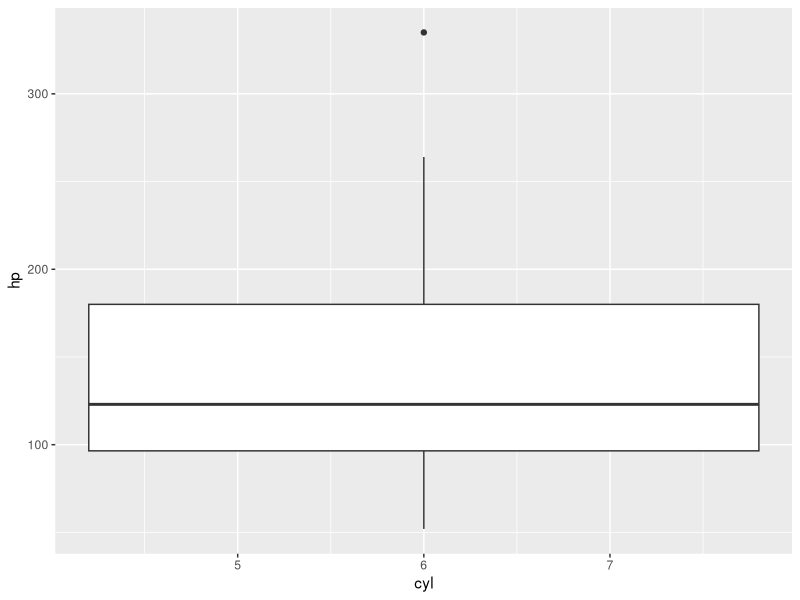
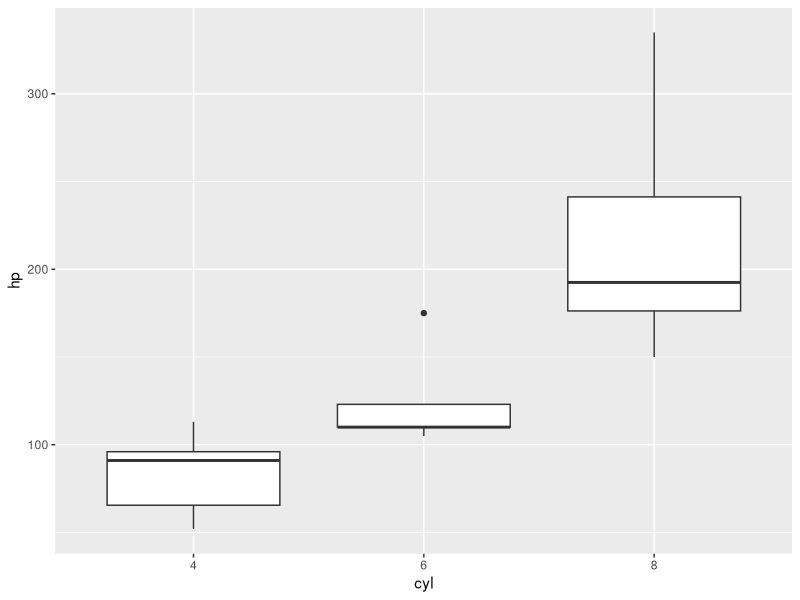
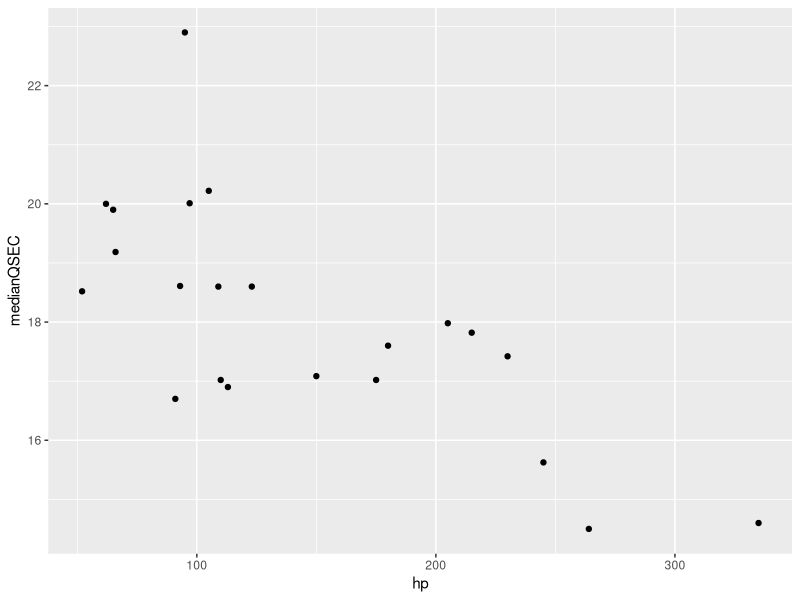
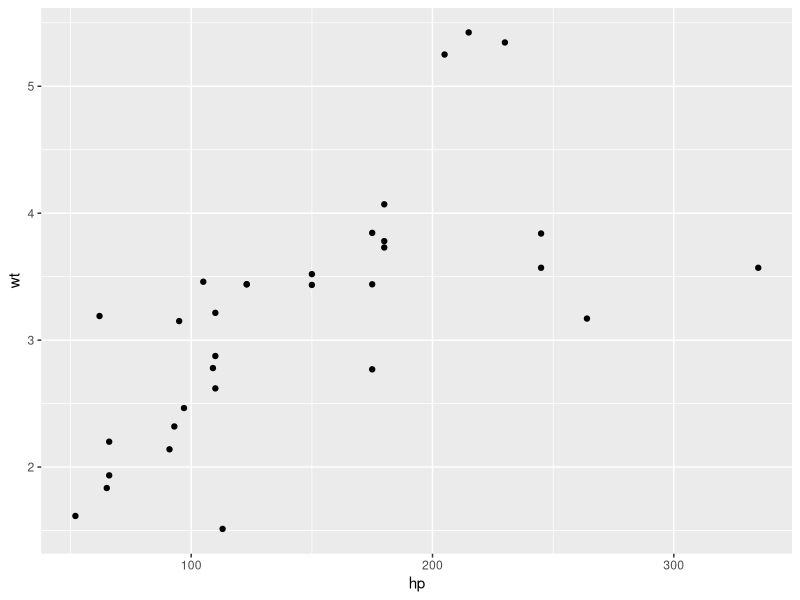
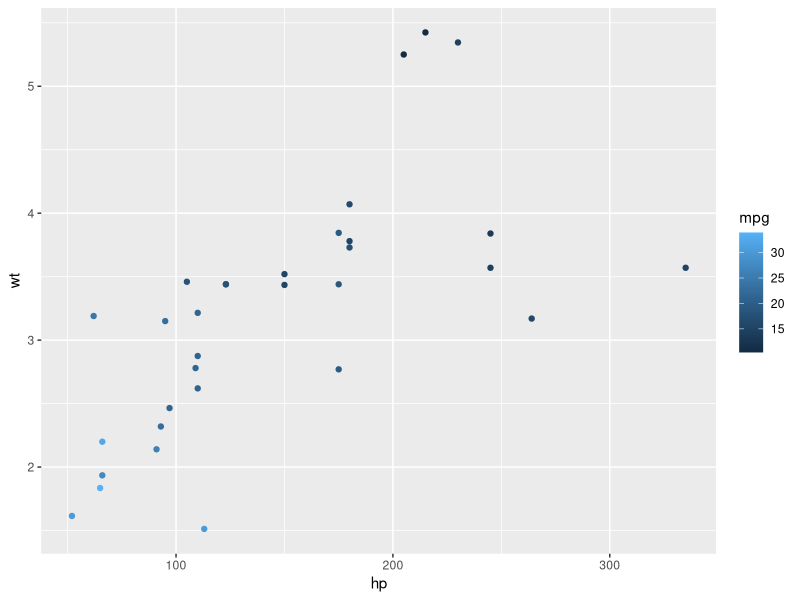
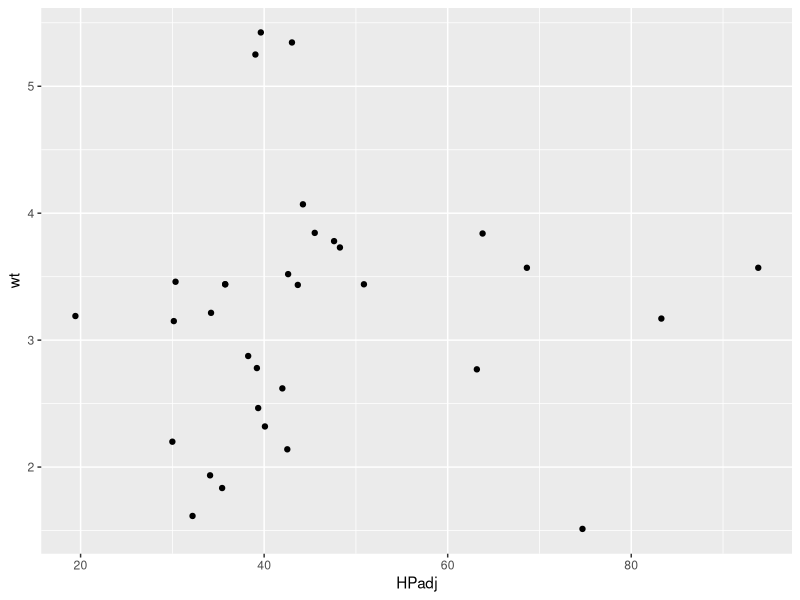
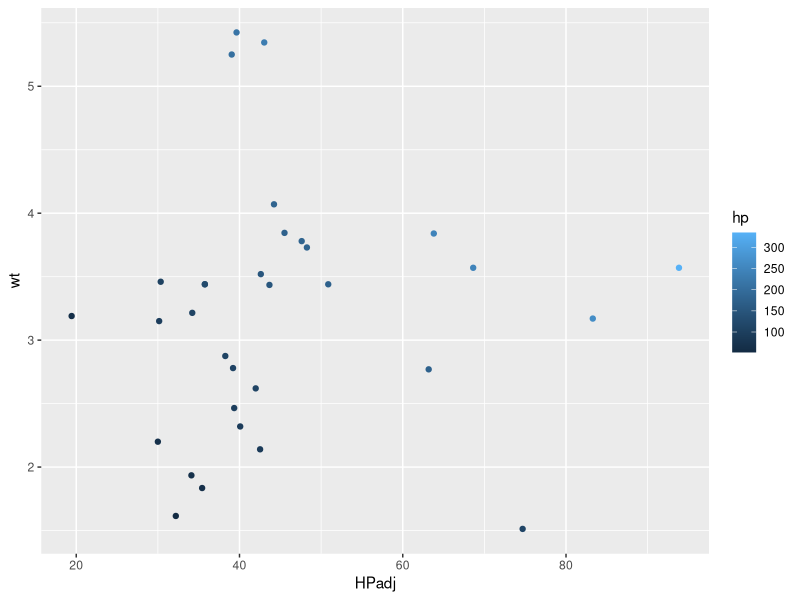
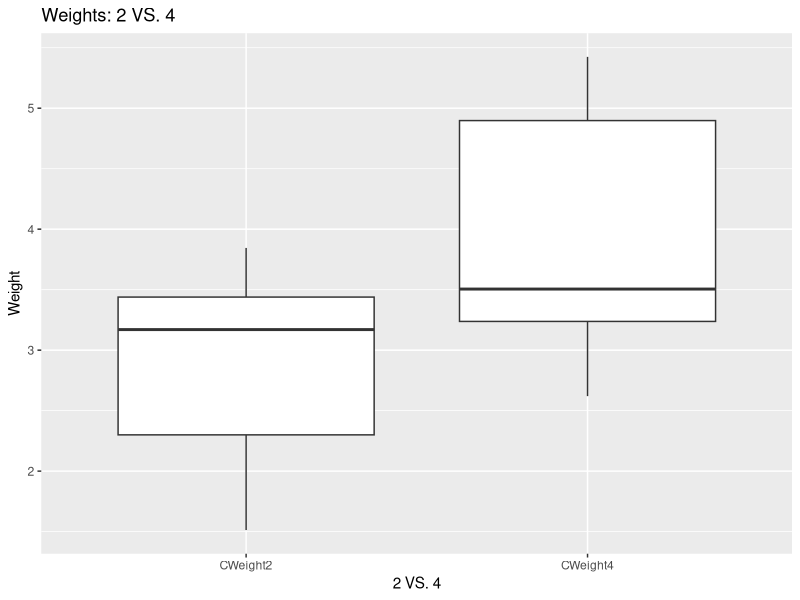

Recreate these plots in R, in order.
#Statistical Programming in R
#Final Project Example

#Every time you see a hashtag (number sign # like this), this is called commenting.
#We want to comment every time we are explaining what we are doing, ideas included, 
#or even code that you might/might now use.

#Okay, let's get started.

#Import/Loading in Libraries (first step by the way)
library("ggplot2")
library("dplyr")

###Normally, the next step would be to import a data set. There are a number of ways you can do that. 
#The first way, Under the environment tab, you can import data set From Text(base or readr). 
#The second way is by going to the File, Import Dataset, From Text (base or readr), browse, 
#pick your .csv or .xlsx data set file, and hit ok. Check headings to yes ALWAYS.
#The third way is to simply code it in here like this (without the hash tag of course):
#earthquakes <- read.csv("~/R Files/earthquakes.csv")
#Then, you can view your data like this: View(earthquakes)
#But today, we are using a built-in data set from R Studio itself, so we won't be importing any datasets.
#To see a list of preloaded data, simply code:
data()
# When you run it, you will see a list of data sets.

#Let's use mtcars built-in data set
#Let's view our data set
View(mtcars)
#To further explore your built-in data set, you code the following to see what each variable means, 
#the description of the data frame along with the format (numeric in this case).
?mtcars
#You will see in the bottom right all of that information.

#Create a boxplot of the cylinder and horsepower
ggplot(mtcars, aes(x= cyl, y= hp)) + geom_boxplot()
#the boxplot displays different cylinders by horsepower.

#a WARNING message shows up! It's just a warning. (see below to correct it)
#In this case we are going to change cyl into a factor (it was numeric) per the warning.
mtcars$cyl <- as.factor(mtcars$cyl) 

#Okay, let's try the plot again using that same plot above!
ggplot(mtcars, aes(x= cyl, y= hp)) + geom_boxplot()
#What a difference! We see cylinders 4, 6, and 8 by horsepower 100-300.
#We immediately see that 4 cylinders is the lowest in horsepower, while 8 cylinders has the highest, and 6 is median.

#2. Find the median horsepower over all the qsec. Plot this median value. What can you say about the median qsec by horsepower?
medianHP <- mtcars %>% select(hp, qsec) %>% group_by(hp) %>% summarise(medianQSEC = median(qsec))
View(medianHP)
ggplot(medianHP, aes(x=hp, y=medianQSEC)) + geom_point()
#We can observe that the lower the horsepower, the longer it takes to drive a quarter of a mile.

#3. Create a scatter plot of horsepower vs car weight. 
#Is the horsepower and the car weight positively correlated, negatively correlated, or uncorrelated? 
#Explain why your answer would be expected.
ggplot(mtcars, aes(x=hp, y=wt)) + geom_point()
# We can see that horsepower and weight are positively correlated. As the hp increases, so does the weight.
# This is expected, as higher weight cars would require more horsepower to drive.

#5.Change your scatter plot to show the points for each horsepower in a different color. 
# Does the relationship between the horsepower and weight change by fuel efficiency?
ggplot(mtcars, aes(x=hp, y=wt, color = mpg)) + geom_point()

#6. Do a linear regression for these two variables. How much variability does the line explain?
carslm <- lm(wt ~ hp, mtcars)
summary(carslm)
# Estimate for hp: For each unit increase in horsepower, the weight will increase by 0.009 units.
# Pr(>|t|) column shows the significance. The p-value is less than 0.05, so this correlation is significant.
# Adjusted R-squared: 0.4151, so horsepower explains 41.5% of weight. 
# The adjusted R-squared value also has a p-value <0.05, so this is also significant.

#7. Let's adjust the horsepower by the weight by dividing the horsepower variable by the weight variable. 
#Create an adjusted horsepower weight for each row, then repeat Part 3 using this adjusted horsepower.
mtcars2 <- mtcars %>% mutate(HPadj = hp / wt)
ggplot(mtcars2, aes(x=HPadj, y=wt)) + geom_point()
ggplot(mtcars2, aes(x=HPadj, y=wt, color = hp)) + geom_point()
carslm2 <- lm(wt ~ HPadj, mtcars2)
summary(carslm2)


#8.Create a data frame with 2 carburetors. Create a second data frame with just with 4 carburetors. 
#Then, from each of these data frames, get a vector of the number of carburetors per weight. 
#Use a paired t-test to see if the weight of 2 carburetors are significantly different than the weight of 4 carburetors.
Carb2 <- mtcars %>% filter(carb == 2)
Carb4 <- mtcars %>% filter(carb == 4)

CWeight2 <- Carb2$wt
CWeight4 <- Carb4$wt

# TWO SAMPLES
# H0 = mean 1 == mean 2
# H1 = mean 1 != mean 2

t.obj <- t.test(CWeight2, CWeight4, paired=TRUE)
t.obj
#The p-value is less than 0.05, which means it is significance between the weight of cars with 2 and 4 carburetors!

library(reshape2)

weights <- data.frame(CWeight2 = CWeight2, CWeight4 = CWeight4)

ff <- melt(weights)

ggplot(ff) + geom_boxplot(aes(x = variable, y = value)) +
  xlab("2 VS. 4") + ylab("Weight") + ggtitle("Weights: 2 VS. 4")